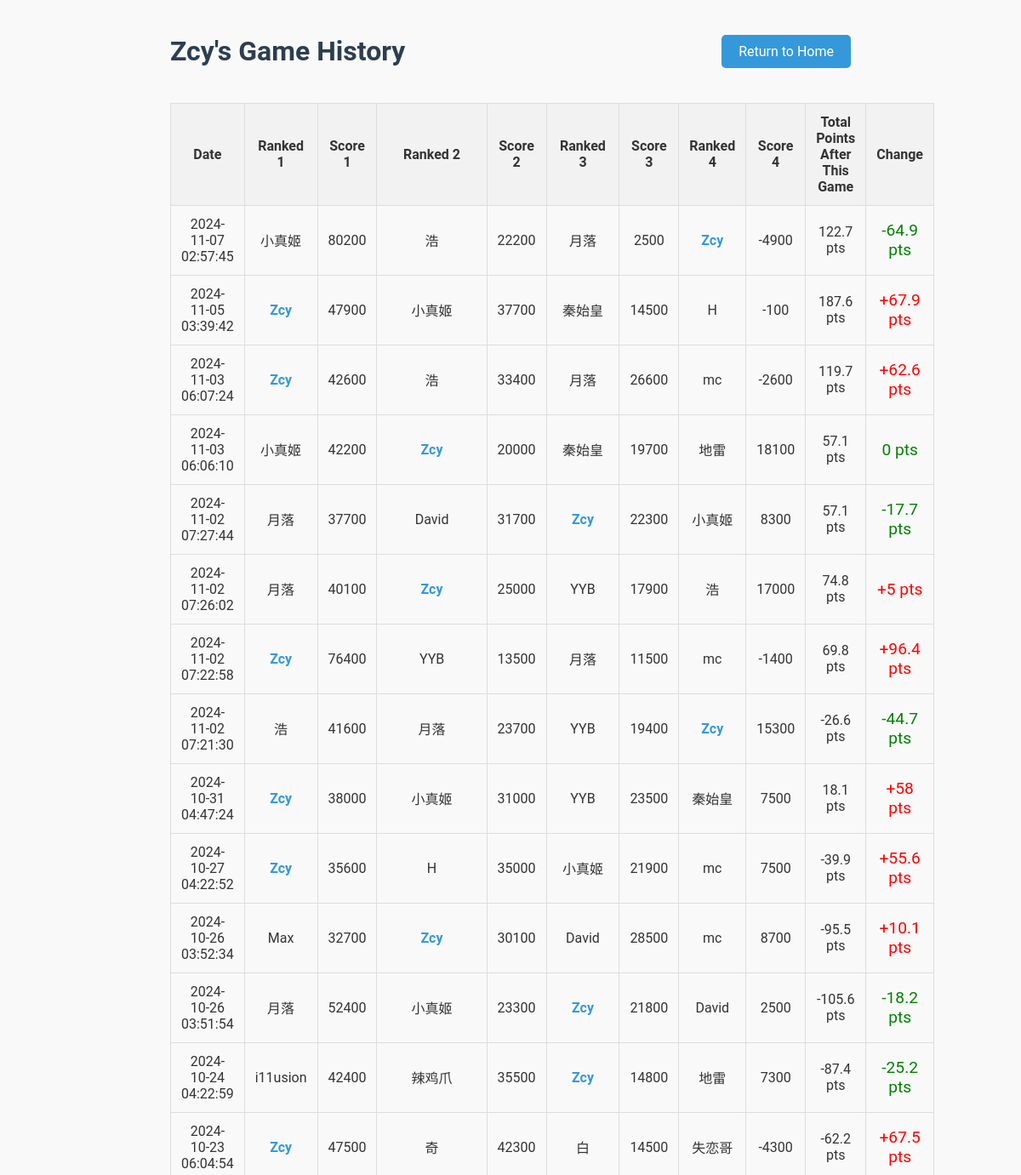
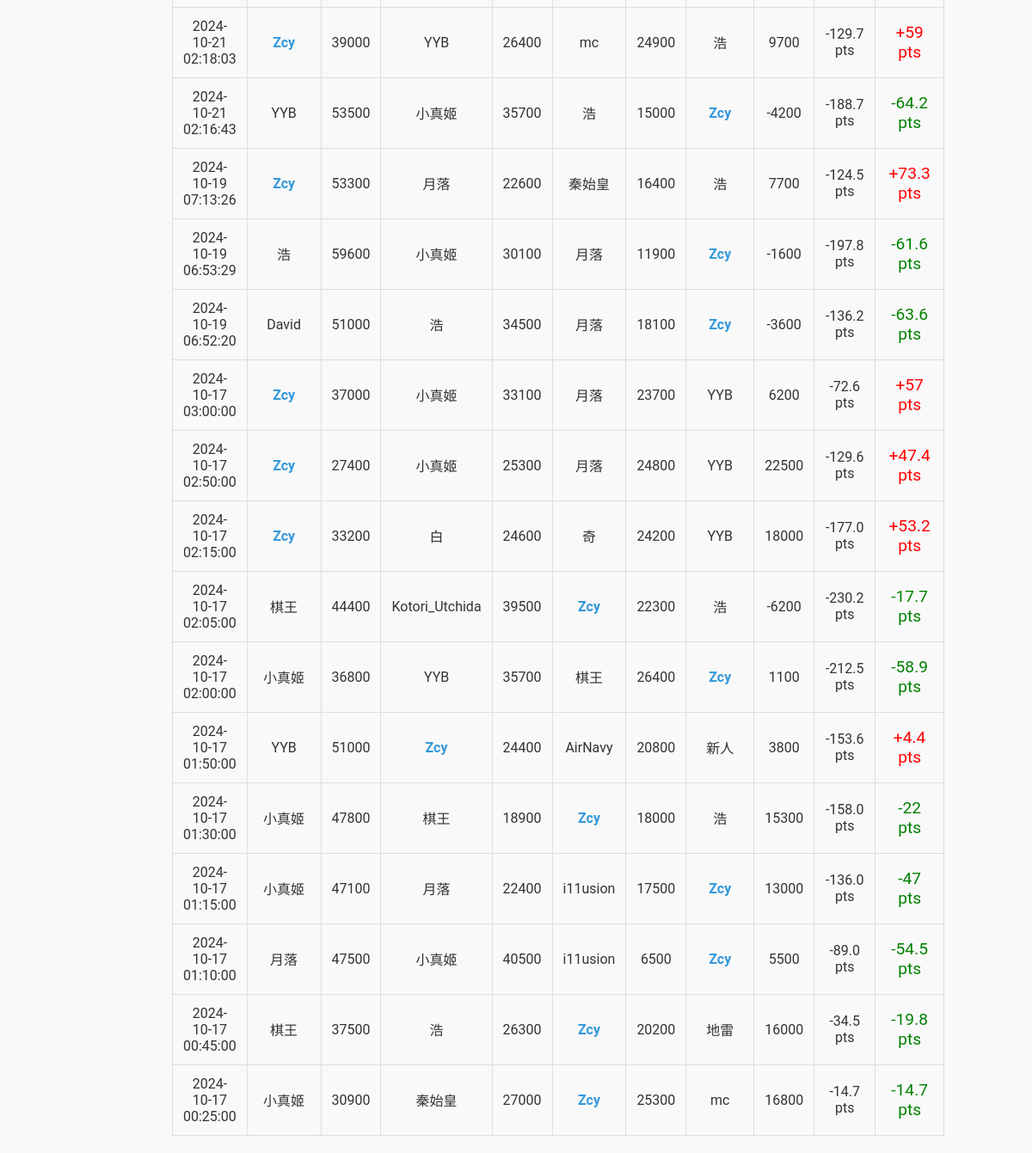
Screenshot of /player/Zcy with the database file from the repository (2 pictures, top to bottom).
### tables this page shows
CREATE TABLE games (
    game_id INTEGER PRIMARY KEY AUTOINCREMENT,
    player1 TEXT NOT NULL,
    player2 TEXT NOT NULL,
    player3 TEXT NOT NULL,
    player4 TEXT NOT NULL,
    raw_score1 INTEGER NOT NULL,
    raw_score2 INTEGER NOT NULL,
    raw_score3 INTEGER NOT NULL,
    raw_score4 INTEGER NOT NULL,
    final_score1 INTEGER NOT NULL,
    final_score2 INTEGER NOT NULL,
    final_score3 INTEGER NOT NULL,
    final_score4 INTEGER NOT NULL,
    game_date TIMESTAMP DEFAULT CURRENT_TIMESTAMP
, is_fenix BOOLEAN DEFAULT FALSE);

### app.py (the view)
@app.route("/player/<player_name>")
def player_statistics(player_name):
    player_name = unquote(player_name)  # Decode the URL-encoded player name
    conn = get_db_connection()
    cursor = conn.cursor()
    cursor.execute("""
    SELECT game_date, player1, player2, player3, player4,
           raw_score1, raw_score2, raw_score3, raw_score4,
           final_score1, final_score2, final_score3, final_score4
    FROM games
    WHERE ? IN (player1, player2, player3, player4)
    ORDER BY game_date DESC
    """, (player_name,))
    games = cursor.fetchall()
    running_total = 0
    processed_games = []
    for game in reversed(games):
        players_and_scores = [
            (game['player1'], game['raw_score1'], game['final_score1']),
            (game['player2'], game['raw_score2'], game['final_score2']),
            (game['player3'], game['raw_score3'], game['final_score3']),
            (game['player4'], game['raw_score4'], game['final_score4'])
        ]
        players_and_scores.sort(key=lambda x: x[2], reverse=True)  # Sort by final score
        current_game_points = None
        for player, raw_score, final_score in players_and_scores:
            if player == player_name:
                current_game_points = final_score
                break
        previous_total = running_total
        running_total += current_game_points  # Update cumulative points
        processed_games.append({
            'game_date': game['game_date'],
            'players_and_scores': players_and_scores,
            'point_change': round(current_game_points, 1),
            'previous_total': round(previous_total, 1),
            'total_points_after_game': round(running_total, 1)  # Round the running total
        })
    processed_games.reverse()
    conn.close()
    return render_template("player_statistics.html", player_name=player_name, games=processed_games)

### app.py (called while the page is built)
def get_db_connection():
    conn = sqlite3.connect('mahjong.db')
    conn.row_factory = sqlite3.Row  # Return rows as dictionaries
    return conn

### templates/player_statistics.html (shortened to what this page needs)
<!DOCTYPE html>
<html lang="en">
<head>
</head>
<body>
    <div class="container">
        <div class="header-row">
            <h1>{{ player_name }}'s Game History</h1>
            <div class="return-button">
                <a href="{{ url_for('home') }}">Return to Home</a>
            </div>
        </div>
        <table>
            <tr>
                <th>Date</th>
                <th>Ranked 1</th>
                <th>Score 1</th>
                <th>Ranked 2</th>
                <th>Score 2</th>
                <th>Ranked 3</th>
                <th>Score 3</th>
                <th>Ranked 4</th>
                <th>Score 4</th>
                <th>Total Points After This Game</th>
                <th>Change</th>
            </tr>
            {% for game in games %}
            <tr>
                <td>{{ game['game_date'] }}</td>
                {% for player, raw_score, final_score in game['players_and_scores'] %}
                <td class="{% if player == player_name %}player-highlight{% endif %}">
                    {{ player }}
                </td>
                <td>{{ raw_score }}</td>
                {% endfor %}
                <td>{{ '%.1f' % game['total_points_after_game'] }} pts</td>
                <td class="point-change {% if game['point_change'] > 0 %}positive-change{% else %}negative-change{% endif %}">
                    {% if game['point_change'] > 0 %}+{% endif %}{{ game['point_change'] }} pts
                </td>
            </tr>
            {% endfor %}
        </table>
    </div>
</body>
</html>

### templates/player_statistics.html (style rules this page uses)
body { font-family: 'Roboto', sans-serif; background-color: #f9f9f9; color: #333; margin: 0; padding: 20px; }
.container { max-width: 800px; margin: 0 auto; }
.header-row { display: flex; justify-content: space-between; align-items: center; margin-bottom: 20px; }
h1 { color: #2c3e50; }
table { width: 100%; border-collapse: collapse; margin-top: 20px; }
th, td { padding: 12px; border: 1px solid #ddd; text-align: center; }
th { background-color: #f2f2f2; }
.player-highlight { font-weight: bold; color: #3498db; }
.point-change { font-size: 1.2em; }
.positive-change { color: red; }
.negative-change { color: green; }
.return-button a { text-decoration: none; background-color: #3498db; color: #ffffff; padding: 10px 20px; border-radius: 5px; transition: background-color 0.3s; }

### rows the page displays
games: game_date "2024-11-07 02:57:45", player4 "小真姬", raw_score4 "80200", player2 "浩", raw_score2 "22200", player3 "月落", raw_score3 "2500", player1 "Zcy", raw_score1 "-4900", total_points_after_game "122.7", point_change "-64.9"
games: game_date "2024-11-05 03:39:42", player2 "Zcy", raw_score2 "47900", player4 "小真姬", raw_score4 "37700", player3 "秦始皇", raw_score3 "14500", player1 "H", raw_score1 "-100", total_points_after_game "187.6", point_change "67.9"
games: game_date "2024-11-03 06:07:24", player4 "Zcy", raw_score4 "42600", player2 "浩", raw_score2 "33400", player3 "月落", raw_score3 "26600", player1 "mc", raw_score1 "-2600", total_points_after_game "119.7", point_change "62.6"
games: game_date "2024-11-03 06:06:10", player4 "小真姬", raw_score4 "42200", player3 "Zcy", raw_score3 "20000", player2 "秦始皇", raw_score2 "19700", player1 "地雷", raw_score1 "18100", total_points_after_game "57.1", point_change "0"
games: game_date "2024-11-02 07:27:44", player3 "月落", raw_score3 "37700", player1 "David", raw_score1 "31700", player2 "Zcy", raw_score2 "22300", player4 "小真姬", raw_score4 "8300", total_points_after_game "57.1", point_change "-17.7"
games: game_date "2024-11-02 07:26:02", player4 "月落", raw_score4 "40100", player3 "Zcy", raw_score3 "25000", player2 "YYB", raw_score2 "17900", player1 "浩", raw_score1 "17000", total_points_after_game "74.8", point_change "5"
games: game_date "2024-11-02 07:22:58", player4 "Zcy", raw_score4 "76400", player1 "YYB", raw_score1 "13500", player3 "月落", raw_score3 "11500", player2 "mc", raw_score2 "-1400", total_points_after_game "69.8", point_change "96.4"
games: game_date "2024-11-02 07:21:30", player3 "浩", raw_score3 "41600", player4 "月落", raw_score4 "23700", player2 "YYB", raw_score2 "19400", player1 "Zcy", raw_score1 "15300", total_points_after_game "-26.6", point_change "-44.7"
games: game_date "2024-10-31 04:47:24", player1 "Zcy", raw_score1 "38000", player2 "小真姬", raw_score2 "31000", player4 "YYB", raw_score4 "23500", player3 "秦始皇", raw_score3 "7500", total_points_after_game "18.1", point_change "58"
games: game_date "2024-10-27 04:22:52", player4 "Zcy", raw_score4 "35600", player2 "H", raw_score2 "35000", player3 "小真姬", raw_score3 "21900", player1 "mc", raw_score1 "7500", total_points_after_game "-39.9", point_change "55.6"
games: game_date "2024-10-26 03:52:34", player3 "Max", raw_score3 "32700", player1 "Zcy", raw_score1 "30100", player4 "David", raw_score4 "28500", player2 "mc", raw_score2 "8700", total_points_after_game "-95.5", point_change "10.1"
games: game_date "2024-10-26 03:51:54", player1 "月落", raw_score1 "52400", player2 "小真姬", raw_score2 "23300", player4 "Zcy", raw_score4 "21800", player3 "David", raw_score3 "2500", total_points_after_game "-105.6", point_change "-18.2"
games: game_date "2024-10-24 04:22:59", player3 "i11usion", raw_score3 "42400", player4 "辣鸡爪", raw_score4 "35500", player1 "Zcy", raw_score1 "14800", player2 "地雷", raw_score2 "7300", total_points_after_game "-87.4", point_change "-25.2"
games: game_date "2024-10-23 06:04:54", player1 "Zcy", raw_score1 "47500", player4 "奇", raw_score4 "42300", player3 "白", raw_score3 "14500", player2 "失恋哥", raw_score2 "-4300", total_points_after_game "-62.2", point_change "67.5"
games: game_date "2024-10-21 02:18:03", player4 "Zcy", raw_score4 "39000", player1 "YYB", raw_score1 "26400", player2 "mc", raw_score2 "24900", player3 "浩", raw_score3 "9700", total_points_after_game "-129.7", point_change "59"
games: game_date "2024-10-21 02:16:43", player2 "YYB", raw_score2 "53500", player4 "小真姬", raw_score4 "35700", player1 "浩", raw_score1 "15000", player3 "Zcy", raw_score3 "-4200", total_points_after_game "-188.7", point_change "-64.2"
games: game_date "2024-10-19 07:13:26", player4 "Zcy", raw_score4 "53300", player3 "月落", raw_score3 "22600", player2 "秦始皇", raw_score2 "16400", player1 "浩", raw_score1 "7700", total_points_after_game "-124.5", point_change "73.3"
games: game_date "2024-10-19 06:53:29", player4 "浩", raw_score4 "59600", player3 "小真姬", raw_score3 "30100", player2 "月落", raw_score2 "11900", player1 "Zcy", raw_score1 "-1600", total_points_after_game "-197.8", point_change "-61.6"
games: game_date "2024-10-19 06:52:20", player4 "David", raw_score4 "51000", player3 "浩", raw_score3 "34500", player2 "月落", raw_score2 "18100", player1 "Zcy", raw_score1 "-3600", total_points_after_game "-136.2", point_change "-63.6"
games: game_date "2024-10-17 03:00:00", player3 "Zcy", raw_score3 "37000", player2 "小真姬", raw_score2 "33100", player4 "月落", raw_score4 "23700", player1 "YYB", raw_score1 "6200", total_points_after_game "-72.6", point_change "57"
games: game_date "2024-10-17 02:50:00", player3 "Zcy", raw_score3 "27400", player1 "小真姬", raw_score1 "25300", player2 "月落", raw_score2 "24800", player4 "YYB", raw_score4 "22500", total_points_after_game "-129.6", point_change "47.4"
games: game_date "2024-10-17 02:15:00", player2 "Zcy", raw_score2 "33200", player3 "白", raw_score3 "24600", player4 "奇", raw_score4 "24200", player1 "YYB", raw_score1 "18000", total_points_after_game "-177.0", point_change "53.2"
games: game_date "2024-10-17 02:05:00", player3 "棋王", raw_score3 "44400", player4 "Kotori_Utchida", raw_score4 "39500", player2 "Zcy", raw_score2 "22300", player1 "浩", raw_score1 "-6200", total_points_after_game "-230.2", point_change "-17.7"
games: game_date "2024-10-17 02:00:00", player2 "小真姬", raw_score2 "36800", player1 "YYB", raw_score1 "35700", player3 "棋王", raw_score3 "26400", player4 "Zcy", raw_score4 "1100", total_points_after_game "-212.5", point_change "-58.9"
games: game_date "2024-10-17 01:50:00", player2 "YYB", raw_score2 "51000", player1 "Zcy", raw_score1 "24400", player3 "AirNavy", raw_score3 "20800", player4 "新人", raw_score4 "3800", total_points_after_game "-153.6", point_change "4.4"
games: game_date "2024-10-17 01:30:00", player2 "小真姬", raw_score2 "47800", player3 "棋王", raw_score3 "18900", player4 "Zcy", raw_score4 "18000", player1 "浩", raw_score1 "15300", total_points_after_game "-158.0", point_change "-22"
games: game_date "2024-10-17 01:15:00", player2 "小真姬", raw_score2 "47100", player1 "月落", raw_score1 "22400", player3 "i11usion", raw_score3 "17500", player4 "Zcy", raw_score4 "13000", total_points_after_game "-136.0", point_change "-47"
games: game_date "2024-10-17 01:10:00", player1 "月落", raw_score1 "47500", player2 "小真姬", raw_score2 "40500", player4 "i11usion", raw_score4 "6500", player3 "Zcy", raw_score3 "5500", total_points_after_game "-89.0", point_change "-54.5"
games: game_date "2024-10-17 00:45:00", player4 "棋王", raw_score4 "37500", player3 "浩", raw_score3 "26300", player2 "Zcy", raw_score2 "20200", player1 "地雷", raw_score1 "16000", total_points_after_game "-34.5", point_change "-19.8"
games: game_date "2024-10-17 00:25:00", player1 "小真姬", raw_score1 "30900", player4 "秦始皇", raw_score4 "27000", player3 "Zcy", raw_score3 "25300", player2 "mc", raw_score2 "16800", final_score3 "-14.7", point_change "-14.7"

### other values shown
{{ player_name }} "Zcy"
